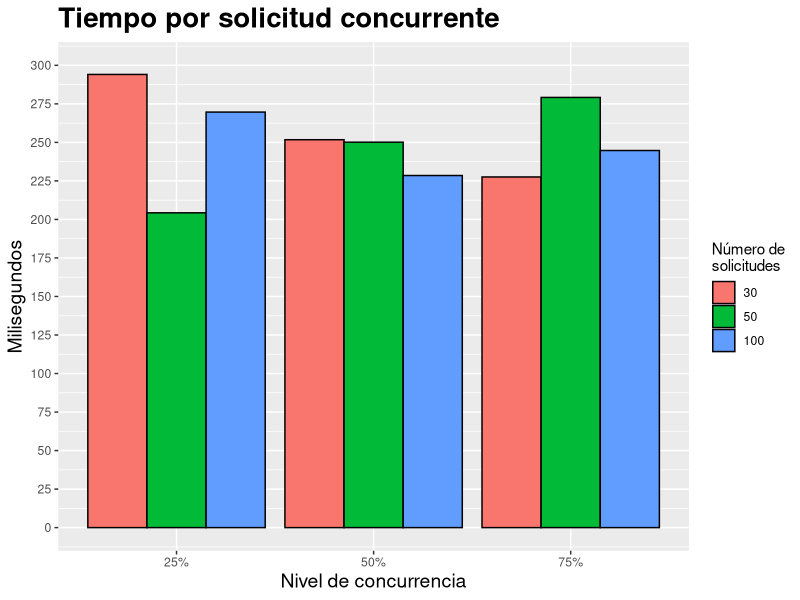
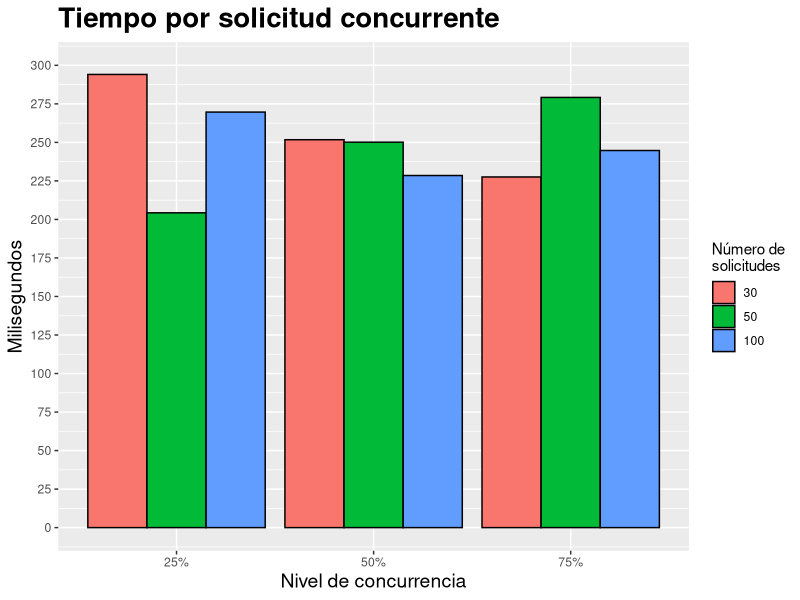

Reproduce these figures in R, in order.
#!/usr/bin/env Rscript
library("ggplot2")

solicitudes <- c(30,30,30,50,50,50,100,100,100)
concurrencia <- c("25%","50%","75%","25%","50%","75%","25%","50%","75%")
tiempo <- c(294.087,251.733,227.563,204.296,250.128,279.178,269.658,228.497,244.729)

solicitudes.factor <- factor(solicitudes)
concurrencia.factor <- factor(concurrencia)

as.numeric(solicitudes.factor)
as.character(concurrencia.factor)

datos <- data.frame(solicitudes.factor, concurrencia.factor, tiempo)

ggplot(data = datos, aes(x = concurrencia.factor, y = tiempo, fill = solicitudes.factor)) +
  geom_bar(stat = "identity", position = position_dodge(), colour = "black") + 
  coord_cartesian(ylim=c(0, 300)) + 
  scale_y_continuous(breaks=seq(0, 300, 25)) + 
  scale_fill_discrete(name="Número de\nsolicitudes") + 
  xlab("Nivel de concurrencia") + ylab("Milisegundos") + ggtitle("Tiempo por solicitud concurrente") +
  theme(plot.title=element_text(face="bold", size=20),
        axis.title=element_text(size=14))

ggsave("gra_tsc.png")
